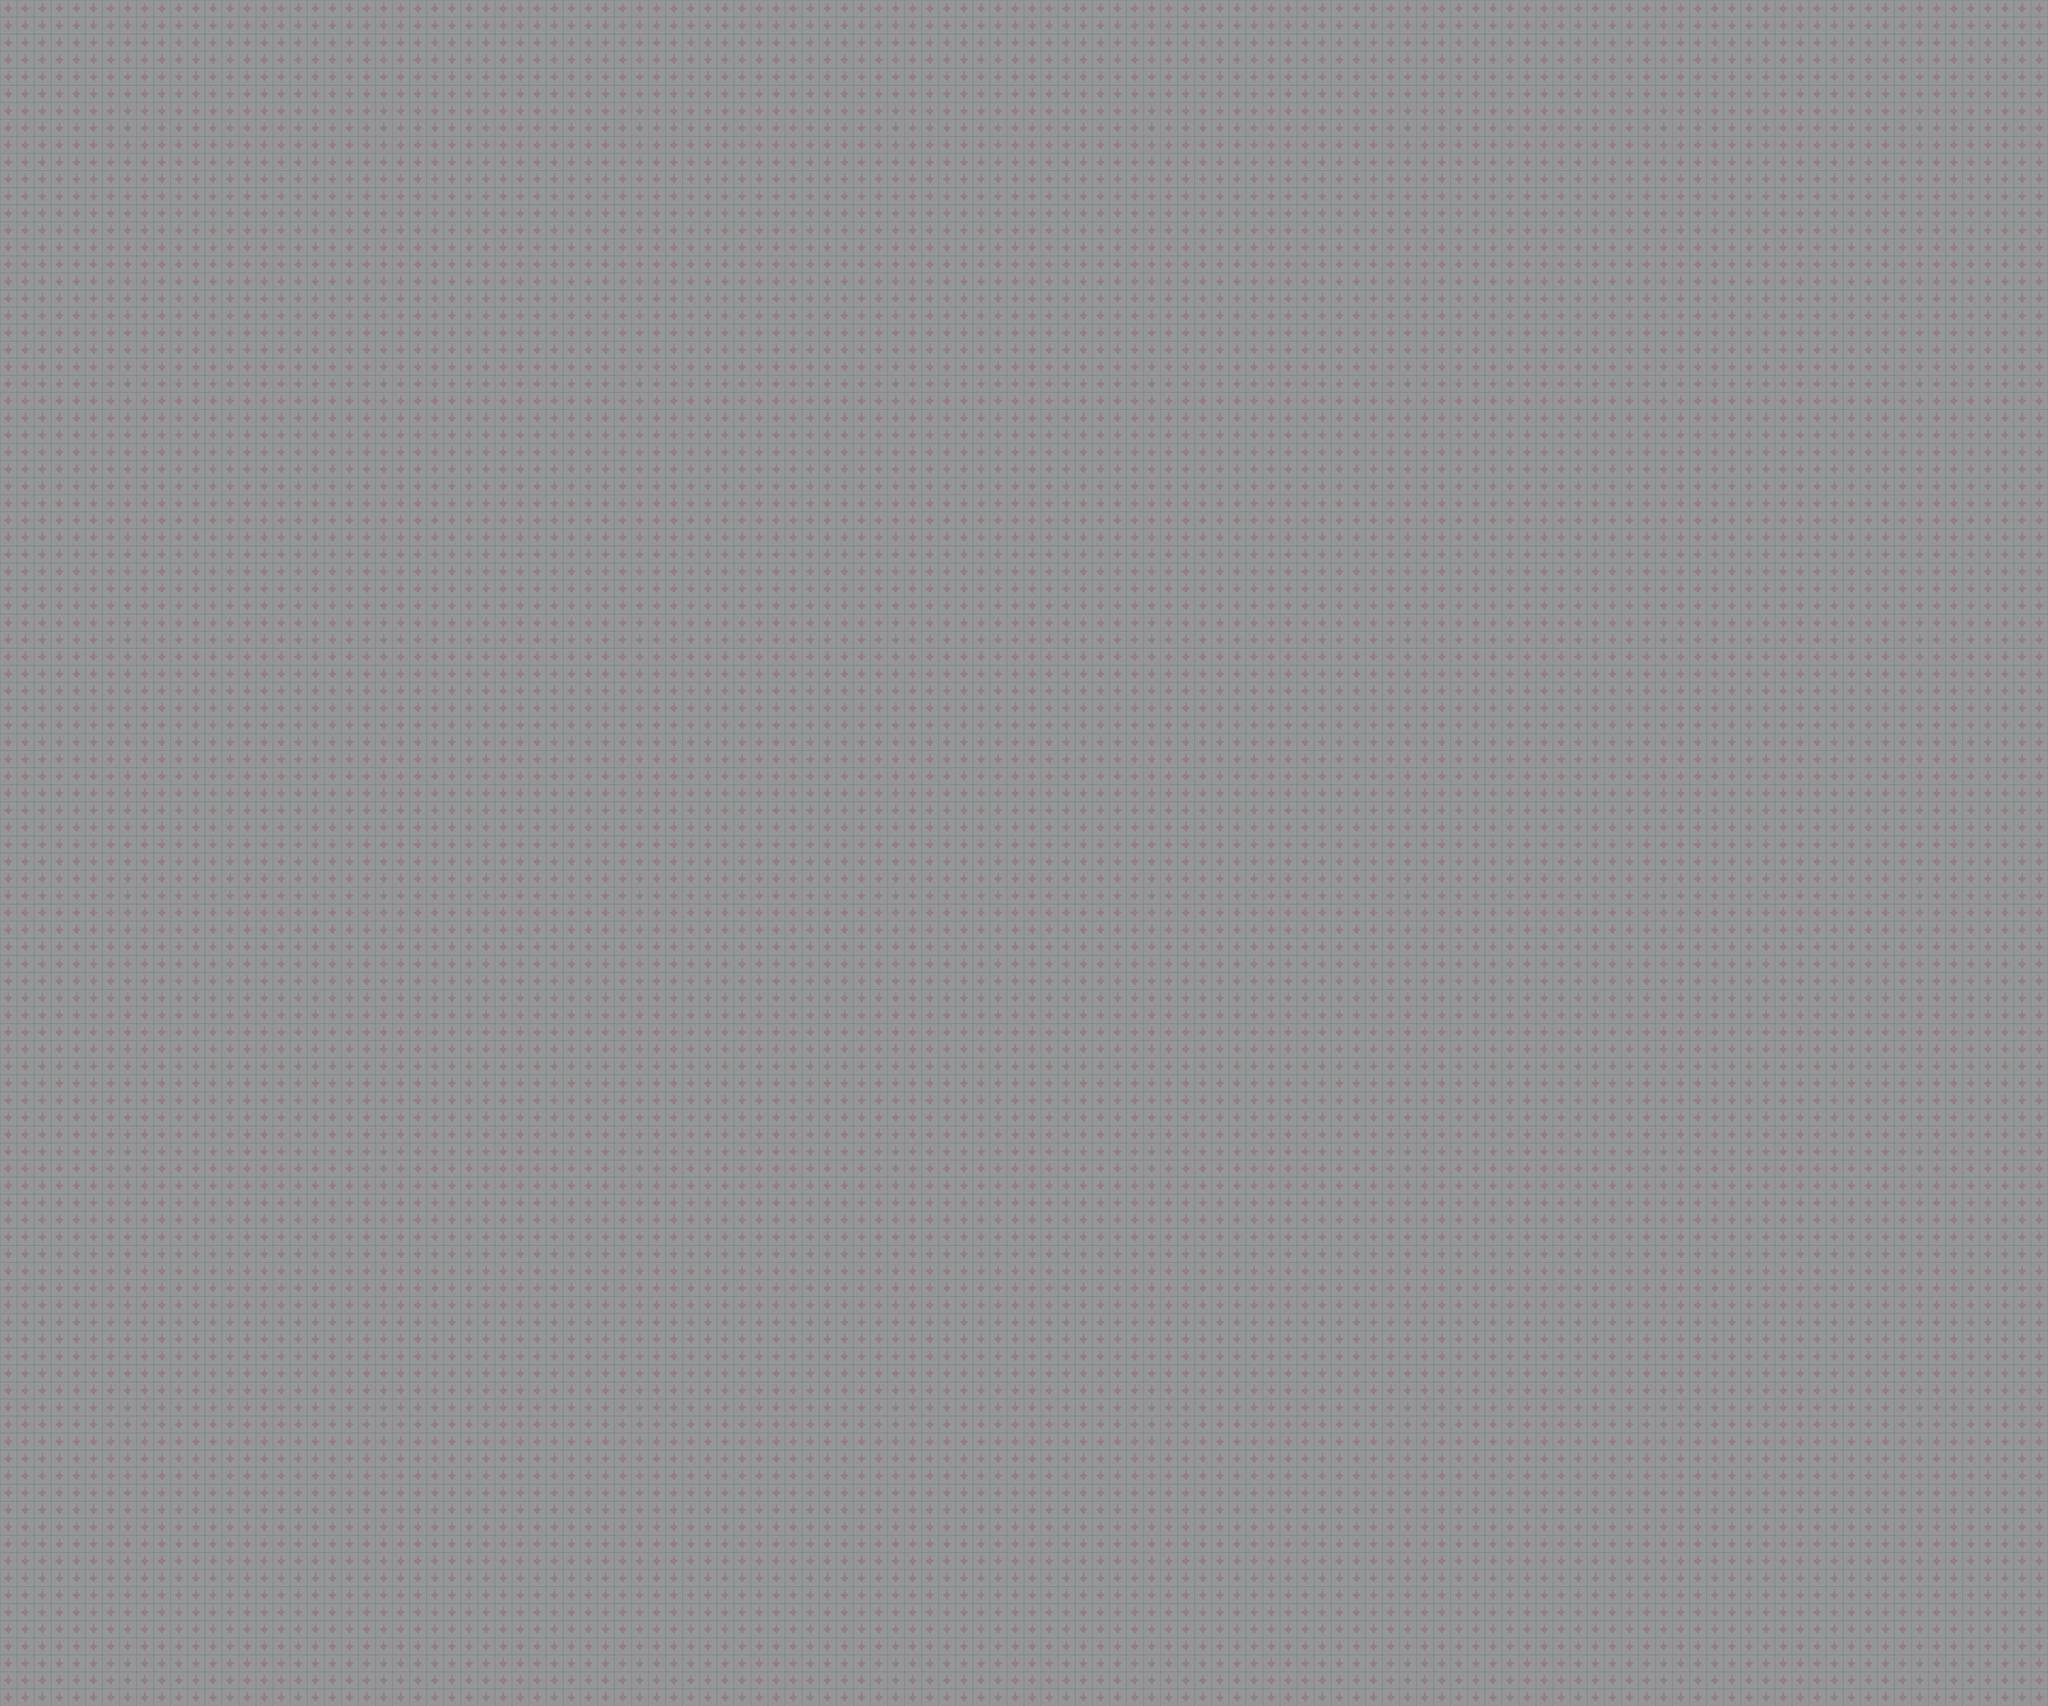

Below is a game level as drawn by its tile map, then a one-line description and the .tmx that defines it (tile-layer data replaced by summaries):
An orthogonal 120x100 tile map with 32x32 px tiles, 1 tile layer (Tile Layer 1).

<map version="1.0" orientation="orthogonal" width="120" height="100" tilewidth="32" tileheight="32">
 <tileset firstgid="1" name="level2_bg" tilewidth="32" tileheight="32">
  <image source="level2_bg.png" width="32" height="32" />
 </tileset>
 <layer name="Tile Layer 1" width="120" height="100">
  <data>[12000 cells, 12000 non-empty, 1 distinct tile ids]</data>
 </layer>
</map>
